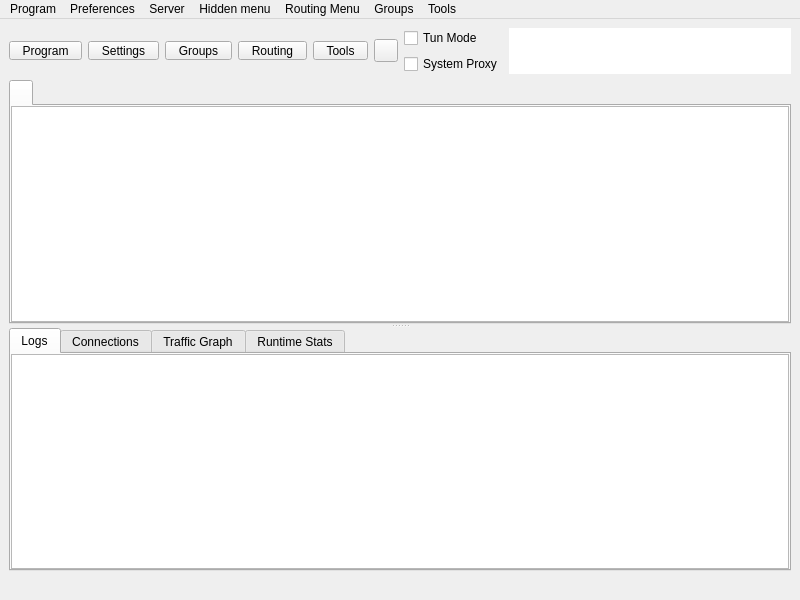
<?xml version="1.0" encoding="UTF-8"?>
<ui version="4.0">
 <class>MainWindow</class>
 <widget class="QMainWindow" name="MainWindow">
  <property name="geometry">
   <rect>
    <x>0</x>
    <y>0</y>
    <width>800</width>
    <height>600</height>
   </rect>
  </property>
  <property name="minimumSize">
   <size>
    <width>800</width>
    <height>600</height>
   </size>
  </property>
  <property name="windowTitle">
   <string notr="true">Throne</string>
  </property>
  <widget class="QWidget" name="centralwidget">
   <layout class="QVBoxLayout" name="verticalLayout_3" stretch="0,1,0">
    <item>
     <layout class="QHBoxLayout" name="horizontalLayout_2">
      <item>
       <widget class="QToolButton" name="toolButton_program">
        <property name="minimumSize">
         <size>
          <width>0</width>
          <height>0</height>
         </size>
        </property>
        <property name="styleSheet">
         <string notr="true">QToolButton {
    padding-left: 8px;
    padding-right: 8px;
}

/* The indicator shares the bottom row with the label (ToolButtonTextUnderIcon),
   so the widest button in any language is the tight one -- its text runs closest
   to the arrow. It fits because the drawn chevron only occupies the middle of
   its 16px subcontrol box, leaving ~14px clear at the button edge against the
   label's ~14.5px of slack. Don't pad the buttons to &quot;fix&quot; this: that widens
   all five for a gap only one of them ever needs (#1665). If a future
   translation looks cramped here, check that label first. */
QToolButton::menu-indicator {
    subcontrol-origin: border;
    subcontrol-position: bottom right;
    right: 2px;
    bottom: 3px;
}</string>
        </property>
        <property name="text">
         <string>Program</string>
        </property>
        <property name="icon">
         <iconset resource="../../res/Throne.qrc">
          <normaloff>:/icon/b-system-run.png</normaloff>:/icon/b-system-run.png</iconset>
        </property>
        <property name="iconSize">
         <size>
          <width>24</width>
          <height>24</height>
         </size>
        </property>
        <property name="popupMode">
         <enum>QToolButton::ToolButtonPopupMode::InstantPopup</enum>
        </property>
        <property name="toolButtonStyle">
         <enum>Qt::ToolButtonStyle::ToolButtonTextUnderIcon</enum>
        </property>
       </widget>
      </item>
      <item>
       <widget class="QToolButton" name="toolButton_preferences">
        <property name="minimumSize">
         <size>
          <width>0</width>
          <height>0</height>
         </size>
        </property>
        <property name="styleSheet">
         <string notr="true">QToolButton {
    padding-left: 8px;
    padding-right: 8px;
}

/* The indicator shares the bottom row with the label (ToolButtonTextUnderIcon),
   so the widest button in any language is the tight one -- its text runs closest
   to the arrow. It fits because the drawn chevron only occupies the middle of
   its 16px subcontrol box, leaving ~14px clear at the button edge against the
   label's ~14.5px of slack. Don't pad the buttons to &quot;fix&quot; this: that widens
   all five for a gap only one of them ever needs (#1665). If a future
   translation looks cramped here, check that label first. */
QToolButton::menu-indicator {
    subcontrol-origin: border;
    subcontrol-position: bottom right;
    right: 2px;
    bottom: 3px;
}</string>
        </property>
        <property name="text">
         <string>Settings</string>
        </property>
        <property name="icon">
         <iconset resource="../../res/Throne.qrc">
          <normaloff>:/icon/b-preferences.png</normaloff>:/icon/b-preferences.png</iconset>
        </property>
        <property name="iconSize">
         <size>
          <width>24</width>
          <height>24</height>
         </size>
        </property>
        <property name="popupMode">
         <enum>QToolButton::ToolButtonPopupMode::InstantPopup</enum>
        </property>
        <property name="toolButtonStyle">
         <enum>Qt::ToolButtonStyle::ToolButtonTextUnderIcon</enum>
        </property>
       </widget>
      </item>
      <item>
       <widget class="QToolButton" name="toolButton_testing">
        <property name="minimumSize">
         <size>
          <width>0</width>
          <height>0</height>
         </size>
        </property>
        <property name="styleSheet">
         <string notr="true">QToolButton {
    padding-left: 8px;
    padding-right: 8px;
}

/* The indicator shares the bottom row with the label (ToolButtonTextUnderIcon),
   so the widest button in any language is the tight one -- its text runs closest
   to the arrow. It fits because the drawn chevron only occupies the middle of
   its 16px subcontrol box, leaving ~14px clear at the button edge against the
   label's ~14.5px of slack. Don't pad the buttons to &quot;fix&quot; this: that widens
   all five for a gap only one of them ever needs (#1665). If a future
   translation looks cramped here, check that label first. */
QToolButton::menu-indicator {
    subcontrol-origin: border;
    subcontrol-position: bottom right;
    right: 2px;
    bottom: 3px;
}</string>
        </property>
        <property name="text">
         <string>Groups</string>
        </property>
        <property name="icon">
         <iconset resource="../../res/Throne.qrc">
          <normaloff>:/icon/b-testing-button.png</normaloff>:/icon/b-testing-button.png</iconset>
        </property>
        <property name="iconSize">
         <size>
          <width>24</width>
          <height>24</height>
         </size>
        </property>
        <property name="popupMode">
         <enum>QToolButton::ToolButtonPopupMode::InstantPopup</enum>
        </property>
        <property name="toolButtonStyle">
         <enum>Qt::ToolButtonStyle::ToolButtonTextUnderIcon</enum>
        </property>
       </widget>
      </item>
      <item>
       <widget class="QToolButton" name="toolButton_routing">
        <property name="minimumSize">
         <size>
          <width>0</width>
          <height>0</height>
         </size>
        </property>
        <property name="styleSheet">
         <string notr="true">QToolButton {
    padding-left: 8px;
    padding-right: 8px;
}

/* The indicator shares the bottom row with the label (ToolButtonTextUnderIcon),
   so the widest button in any language is the tight one -- its text runs closest
   to the arrow. It fits because the drawn chevron only occupies the middle of
   its 16px subcontrol box, leaving ~14px clear at the button edge against the
   label's ~14.5px of slack. Don't pad the buttons to &quot;fix&quot; this: that widens
   all five for a gap only one of them ever needs (#1665). If a future
   translation looks cramped here, check that label first. */
QToolButton::menu-indicator {
    subcontrol-origin: border;
    subcontrol-position: bottom right;
    right: 2px;
    bottom: 3px;
}</string>
        </property>
        <property name="text">
         <string>Routing</string>
        </property>
        <property name="icon">
         <iconset resource="../../res/Throne.qrc">
          <normaloff>:/icon/b-network-routing.png</normaloff>:/icon/b-network-routing.png</iconset>
        </property>
        <property name="iconSize">
         <size>
          <width>24</width>
          <height>24</height>
         </size>
        </property>
        <property name="popupMode">
         <enum>QToolButton::ToolButtonPopupMode::InstantPopup</enum>
        </property>
        <property name="toolButtonStyle">
         <enum>Qt::ToolButtonStyle::ToolButtonTextUnderIcon</enum>
        </property>
       </widget>
      </item>
      <item>
       <widget class="QToolButton" name="toolButton_tools">
        <property name="minimumSize">
         <size>
          <width>0</width>
          <height>0</height>
         </size>
        </property>
        <property name="styleSheet">
         <string notr="true">QToolButton {
    padding-left: 8px;
    padding-right: 8px;
}

/* The indicator shares the bottom row with the label (ToolButtonTextUnderIcon),
   so the widest button in any language is the tight one -- its text runs closest
   to the arrow. It fits because the drawn chevron only occupies the middle of
   its 16px subcontrol box, leaving ~14px clear at the button edge against the
   label's ~14.5px of slack. Don't pad the buttons to &quot;fix&quot; this: that widens
   all five for a gap only one of them ever needs (#1665). If a future
   translation looks cramped here, check that label first. */
QToolButton::menu-indicator {
    subcontrol-origin: border;
    subcontrol-position: bottom right;
    right: 2px;
    bottom: 3px;
}</string>
        </property>
        <property name="text">
         <string>Tools</string>
        </property>
        <property name="icon">
         <iconset resource="../../res/Throne.qrc">
          <normaloff>:/icon/b-tools-button.png</normaloff>:/icon/b-tools-button.png</iconset>
        </property>
        <property name="iconSize">
         <size>
          <width>24</width>
          <height>24</height>
         </size>
        </property>
        <property name="popupMode">
         <enum>QToolButton::ToolButtonPopupMode::InstantPopup</enum>
        </property>
        <property name="toolButtonStyle">
         <enum>Qt::ToolButtonStyle::ToolButtonTextUnderIcon</enum>
        </property>
       </widget>
      </item>
      <item>
       <widget class="StartStopButton" name="toolButton_startstop">
        <property name="focusPolicy">
         <enum>Qt::FocusPolicy::NoFocus</enum>
        </property>
        <property name="text">
         <string/>
        </property>
       </widget>
      </item>
      <item>
       <layout class="QVBoxLayout" name="verticalLayout_4">
        <item>
         <spacer name="verticalSpacer_modes_top">
          <property name="orientation">
           <enum>Qt::Orientation::Vertical</enum>
          </property>
          <property name="sizeHint" stdset="0">
           <size>
            <width>0</width>
            <height>0</height>
           </size>
          </property>
         </spacer>
        </item>
        <item>
         <widget class="QCheckBox" name="checkBox_VPN">
          <property name="sizePolicy">
           <sizepolicy hsizetype="Minimum" vsizetype="Minimum">
            <horstretch>0</horstretch>
            <verstretch>0</verstretch>
           </sizepolicy>
          </property>
          <property name="text">
           <string>Tun Mode</string>
          </property>
         </widget>
        </item>
        <item>
         <widget class="QCheckBox" name="checkBox_SystemProxy">
          <property name="text">
           <string>System Proxy</string>
          </property>
         </widget>
        </item>
        <item>
         <spacer name="verticalSpacer_modes_bottom">
          <property name="orientation">
           <enum>Qt::Orientation::Vertical</enum>
          </property>
          <property name="sizeHint" stdset="0">
           <size>
            <width>0</width>
            <height>0</height>
           </size>
          </property>
         </spacer>
        </item>
       </layout>
      </item>
      <item>
       <widget class="QTextBrowser" name="data_view">
        <property name="enabled">
         <bool>true</bool>
        </property>
        <property name="sizePolicy">
         <sizepolicy hsizetype="Expanding" vsizetype="Ignored">
          <horstretch>0</horstretch>
          <verstretch>0</verstretch>
         </sizepolicy>
        </property>
        <property name="minimumSize">
         <size>
          <width>0</width>
          <height>0</height>
         </size>
        </property>
        <property name="mouseTracking">
         <bool>false</bool>
        </property>
        <property name="focusPolicy">
         <enum>Qt::FocusPolicy::NoFocus</enum>
        </property>
        <property name="contextMenuPolicy">
         <enum>Qt::ContextMenuPolicy::NoContextMenu</enum>
        </property>
        <property name="acceptDrops">
         <bool>false</bool>
        </property>
        <property name="frameShape">
         <enum>QFrame::Shape::NoFrame</enum>
        </property>
        <property name="frameShadow">
         <enum>QFrame::Shadow::Sunken</enum>
        </property>
        <property name="verticalScrollBarPolicy">
         <enum>Qt::ScrollBarPolicy::ScrollBarAlwaysOff</enum>
        </property>
        <property name="horizontalScrollBarPolicy">
         <enum>Qt::ScrollBarPolicy::ScrollBarAlwaysOff</enum>
        </property>
        <property name="textInteractionFlags">
         <set>Qt::TextInteractionFlag::LinksAccessibleByKeyboard|Qt::TextInteractionFlag::LinksAccessibleByMouse</set>
        </property>
       </widget>
      </item>
     </layout>
    </item>
    <item>
     <widget class="QSplitter" name="splitter">
      <property name="orientation">
       <enum>Qt::Orientation::Vertical</enum>
      </property>
      <widget class="QTabWidget" name="tabWidget">
       <property name="currentIndex">
        <number>0</number>
       </property>
       <property name="documentMode">
        <bool>false</bool>
       </property>
       <property name="movable">
        <bool>true</bool>
       </property>
       <widget class="QWidget" name="widget1">
        <attribute name="title">
         <string/>
        </attribute>
        <layout class="QVBoxLayout" name="verticalLayout_tab1">
         <property name="leftMargin">
          <number>0</number>
         </property>
         <property name="topMargin">
          <number>0</number>
         </property>
         <property name="rightMargin">
          <number>0</number>
         </property>
         <property name="bottomMargin">
          <number>0</number>
         </property>
         <property name="spacing">
          <number>0</number>
         </property>
         <item>
          <widget class="ProfilesTableView" name="profilesTableView">
           <property name="contextMenuPolicy">
            <enum>Qt::ContextMenuPolicy::CustomContextMenu</enum>
           </property>
           <property name="editTriggers">
            <set>QAbstractItemView::EditTrigger::NoEditTriggers</set>
           </property>
           <property name="alternatingRowColors">
            <bool>true</bool>
           </property>
           <property name="selectionBehavior">
            <enum>QAbstractItemView::SelectionBehavior::SelectRows</enum>
           </property>
           <property name="horizontalScrollMode">
            <enum>QAbstractItemView::ScrollMode::ScrollPerPixel</enum>
           </property>
           <property name="wordWrap">
            <bool>false</bool>
           </property>
           <attribute name="horizontalHeaderMinimumSectionSize">
            <number>16</number>
           </attribute>
           <attribute name="horizontalHeaderHighlightSections">
            <bool>false</bool>
           </attribute>
           <attribute name="horizontalHeaderShowSortIndicator" stdset="0">
            <bool>false</bool>
           </attribute>
           <attribute name="verticalHeaderDefaultSectionSize">
            <number>30</number>
           </attribute>
          </widget>
         </item>
        </layout>
       </widget>
      </widget>
      <widget class="QWidget" name="aaaaaaaaaaaaaaaaaa">
       <layout class="QVBoxLayout" name="aaaaaaaaaaaa" stretch="0">
        <item>
         <widget class="QWidget" name="down_tab" native="true">
          <layout class="QVBoxLayout" name="verticalLayout">
           <property name="spacing">
            <number>0</number>
           </property>
           <property name="leftMargin">
            <number>0</number>
           </property>
           <property name="topMargin">
            <number>0</number>
           </property>
           <property name="rightMargin">
            <number>0</number>
           </property>
           <property name="bottomMargin">
            <number>0</number>
           </property>
           <item>
            <widget class="QTabWidget" name="stats_widget">
             <property name="autoFillBackground">
              <bool>true</bool>
             </property>
             <property name="tabPosition">
              <enum>QTabWidget::TabPosition::North</enum>
             </property>
             <property name="tabShape">
              <enum>QTabWidget::TabShape::Rounded</enum>
             </property>
             <property name="currentIndex">
              <number>0</number>
             </property>
             <property name="elideMode">
              <enum>Qt::TextElideMode::ElideNone</enum>
             </property>
             <property name="usesScrollButtons">
              <bool>true</bool>
             </property>
             <property name="documentMode">
              <bool>false</bool>
             </property>
             <property name="tabsClosable">
              <bool>false</bool>
             </property>
             <property name="movable">
              <bool>true</bool>
             </property>
             <property name="tabBarAutoHide">
              <bool>false</bool>
             </property>
             <widget class="QWidget" name="Logs">
              <property name="enabled">
               <bool>true</bool>
              </property>
              <attribute name="title">
               <string>Logs</string>
              </attribute>
              <layout class="QHBoxLayout" name="horizontalLayout_3" stretch="0">
               <property name="spacing">
                <number>0</number>
               </property>
               <property name="sizeConstraint">
                <enum>QLayout::SizeConstraint::SetDefaultConstraint</enum>
               </property>
               <property name="leftMargin">
                <number>0</number>
               </property>
               <property name="topMargin">
                <number>0</number>
               </property>
               <property name="rightMargin">
                <number>0</number>
               </property>
               <property name="bottomMargin">
                <number>0</number>
               </property>
               <item>
                <widget class="QTextBrowser" name="masterLogBrowser">
                 <property name="contextMenuPolicy">
                  <enum>Qt::ContextMenuPolicy::CustomContextMenu</enum>
                 </property>
                 <property name="openLinks">
                  <bool>false</bool>
                 </property>
                </widget>
               </item>
              </layout>
             </widget>
             <widget class="QWidget" name="connections_tab">
              <attribute name="title">
               <string>Connections</string>
              </attribute>
              <layout class="QHBoxLayout" name="horizontalLayout_4">
               <property name="spacing">
                <number>0</number>
               </property>
               <property name="sizeConstraint">
                <enum>QLayout::SizeConstraint::SetDefaultConstraint</enum>
               </property>
               <property name="leftMargin">
                <number>0</number>
               </property>
               <property name="topMargin">
                <number>0</number>
               </property>
               <property name="rightMargin">
                <number>0</number>
               </property>
               <property name="bottomMargin">
                <number>0</number>
               </property>
               <item>
                <widget class="QTreeView" name="connections">
                 <property name="autoFillBackground">
                  <bool>false</bool>
                 </property>
                </widget>
               </item>
              </layout>
             </widget>
             <widget class="QWidget" name="graph_tab">
              <attribute name="title">
               <string>Traffic Graph</string>
              </attribute>
              <layout class="QHBoxLayout" name="horizontalLayout_6">
               <property name="spacing">
                <number>0</number>
               </property>
               <property name="sizeConstraint">
                <enum>QLayout::SizeConstraint::SetDefaultConstraint</enum>
               </property>
               <property name="leftMargin">
                <number>0</number>
               </property>
               <property name="topMargin">
                <number>0</number>
               </property>
               <property name="rightMargin">
                <number>0</number>
               </property>
               <property name="bottomMargin">
                <number>0</number>
               </property>
              </layout>
             </widget>
             <widget class="QWidget" name="runtime_tab">
              <attribute name="title">
               <string>Runtime Stats</string>
              </attribute>
              <layout class="QHBoxLayout" name="horizontalLayout_7">
               <property name="spacing">
                <number>0</number>
               </property>
               <property name="sizeConstraint">
                <enum>QLayout::SizeConstraint::SetDefaultConstraint</enum>
               </property>
               <property name="leftMargin">
                <number>0</number>
               </property>
               <property name="topMargin">
                <number>0</number>
               </property>
               <property name="rightMargin">
                <number>0</number>
               </property>
               <property name="bottomMargin">
                <number>0</number>
               </property>
              </layout>
             </widget>
            </widget>
           </item>
          </layout>
         </widget>
        </item>
       </layout>
      </widget>
     </widget>
    </item>
    <item>
     <layout class="QHBoxLayout" name="horizontalLayout">
      <item>
       <widget class="QLabel" name="label_running">
        <property name="text">
         <string/>
        </property>
       </widget>
      </item>
      <item>
       <widget class="QLabel" name="label_inbound">
        <property name="text">
         <string/>
        </property>
        <property name="alignment">
         <set>Qt::AlignmentFlag::AlignLeading|Qt::AlignmentFlag::AlignLeft|Qt::AlignmentFlag::AlignVCenter</set>
        </property>
       </widget>
      </item>
      <item>
       <widget class="QLabel" name="label_speed">
        <property name="text">
         <string/>
        </property>
        <property name="alignment">
         <set>Qt::AlignmentFlag::AlignLeading|Qt::AlignmentFlag::AlignLeft|Qt::AlignmentFlag::AlignVCenter</set>
        </property>
       </widget>
      </item>
     </layout>
    </item>
   </layout>
  </widget>
  <widget class="QMenuBar" name="menubar">
   <property name="geometry">
    <rect>
     <x>0</x>
     <y>0</y>
     <width>800</width>
     <height>25</height>
    </rect>
   </property>
   <widget class="QMenu" name="menu_program">
    <property name="title">
     <string>Program</string>
    </property>
    <addaction name="actionHide_window"/>
    <addaction name="separator"/>
    <addaction name="menu_add_from_input"/>
    <addaction name="menu_add_from_clipboard"/>
    <addaction name="actionAdd_profile_from_File"/>
    <addaction name="menu_scan_qr"/>
    <addaction name="separator"/>
    <addaction name="actionStart_with_system"/>
    <addaction name="actionRemember_last_proxy"/>
    <addaction name="actionAllow_LAN"/>
    <addaction name="separator"/>
    <addaction name="actionCheck_For_Update"/>
    <addaction name="actionAbout"/>
    <addaction name="separator"/>
    <addaction name="actionRestart_Proxy"/>
    <addaction name="actionRestart_Program"/>
    <addaction name="menu_exit"/>
   </widget>
   <widget class="QMenu" name="menu_preferences">
    <property name="title">
     <string>Preferences</string>
    </property>
    <addaction name="menu_basic_settings"/>
    <addaction name="menu_routing_settings"/>
    <addaction name="menu_vpn_settings"/>
    <addaction name="menu_preset_settings"/>
    <addaction name="menu_hotkey_settings"/>
    <addaction name="menu_open_config_folder"/>
   </widget>
   <widget class="QMenu" name="menu_server">
    <property name="title">
     <string>Server</string>
    </property>
    <widget class="QMenu" name="menu_share_item">
     <property name="title">
      <string>Share</string>
     </property>
     <addaction name="menu_qr"/>
     <addaction name="menu_export_config"/>
     <addaction name="actionExport_Xray_config"/>
     <addaction name="separator"/>
     <addaction name="menu_copy_links"/>
     <addaction name="menu_copy_links_nkr"/>
     <addaction name="actionCopy_Test_Result"/>
    </widget>
    <addaction name="menu_add_from_input"/>
    <addaction name="menu_add_from_clipboard"/>
    <addaction name="actionAdd_profile_from_File"/>
    <addaction name="menu_scan_qr"/>
    <addaction name="separator"/>
    <addaction name="menu_start"/>
    <addaction name="menu_stop"/>
    <addaction name="menu_share_item"/>
    <addaction name="menu_delete"/>
    <addaction name="separator"/>
    <addaction name="menu_select_all"/>
    <addaction name="menu_clone"/>
    <addaction name="separator"/>
    <addaction name="actionUrl_Test_Selected"/>
    <addaction name="actionSpeedtest_Selected"/>
    <addaction name="actionResolve_Selected_Out_IP"/>
    <addaction name="menu_resolve_selected"/>
    <addaction name="actionClear_Test_Result"/>
    <addaction name="menu_reset_traffic"/>
   </widget>
   <widget class="QMenu" name="menuHidden_menu">
    <property name="title">
     <string>Hidden menu</string>
    </property>
    <widget class="QMenu" name="menu_spmode">
     <property name="title">
      <string>Operation Mode</string>
     </property>
     <addaction name="menu_spmode_system_proxy"/>
     <addaction name="menu_spmode_vpn"/>
    </widget>
    <addaction name="menu_update_subscription"/>
    <addaction name="menu_resolve_domain"/>
    <addaction name="menu_remove_invalid"/>
    <addaction name="actionUrl_Test_Group"/>
    <addaction name="menu_remove_unavailable"/>
    <addaction name="menu_clear_test_result"/>
    <addaction name="menu_delete_repeat"/>
    <addaction name="actionSpeedtest_Group"/>
    <addaction name="actionResolve_Out_IP"/>
    <addaction name="actionRefresh_Column_Widths"/>
    <addaction name="menu_spmode"/>
   </widget>
   <widget class="QMenu" name="menuRouting_Menu">
    <property name="title">
     <string>Routing Menu</string>
    </property>
   </widget>
   <widget class="QMenu" name="menuTools">
    <property name="title">
     <string>Tools</string>
    </property>
    <addaction name="actionAuto_Selector"/>
    <addaction name="menu_open_dashboard"/>
    <addaction name="actionSpeedtest_Current"/>
    <addaction name="separator"/>
    <addaction name="menu_otp_manager"/>
    <addaction name="menu_scanner"/>
    <addaction name="separator"/>
    <addaction name="actionTraffic_Stats"/>
   </widget>
   <widget class="QMenu" name="menuTesting">
    <property name="title">
     <string>Groups</string>
    </property>
    <widget class="QMenu" name="menu_clean_up">
     <property name="title">
      <string>Clean up</string>
     </property>
     <addaction name="menu_delete_repeat"/>
     <addaction name="menu_remove_unavailable"/>
     <addaction name="menu_remove_invalid"/>
     <addaction name="menu_remove_insecure"/>
    </widget>
    <addaction name="menu_manage_groups"/>
    <addaction name="actionAdd_New_Group"/>
    <addaction name="actionEdit_Group"/>
    <addaction name="actionDelete_Group"/>
    <addaction name="separator"/>
    <addaction name="actionUrl_Test_Group"/>
    <addaction name="actionSpeedtest_Group"/>
    <addaction name="actionResolve_Out_IP"/>
    <addaction name="menu_resolve_domain"/>
    <addaction name="menu_clear_test_result"/>
    <addaction name="separator"/>
    <addaction name="menu_update_subscription"/>
    <addaction name="actionUpdate_All_Subscriptions"/>
    <addaction name="menu_clean_up"/>
    <addaction name="separator"/>
   </widget>
   <addaction name="menu_program"/>
   <addaction name="menu_preferences"/>
   <addaction name="menu_server"/>
   <addaction name="menuHidden_menu"/>
   <addaction name="menuRouting_Menu"/>
   <addaction name="menuTesting"/>
   <addaction name="menuTools"/>
  </widget>
  <action name="menu_exit">
   <property name="text">
    <string>Exit</string>
   </property>
  </action>
  <action name="actionShow_window">
   <property name="text">
    <string>Show Window</string>
   </property>
  </action>
  <action name="menu_basic_settings">
   <property name="text">
    <string>Basic Settings</string>
   </property>
  </action>
  <action name="menu_add_from_input">
   <property name="text">
    <string>New profile</string>
   </property>
   <property name="shortcut">
    <string notr="true">Ctrl+N</string>
   </property>
  </action>
  <action name="menu_manage_groups">
   <property name="text">
    <string>Manage Groups</string>
   </property>
  </action>
  <action name="menu_start">
   <property name="text">
    <string>Start</string>
   </property>
   <property name="shortcut">
    <string notr="true">Return</string>
   </property>
  </action>
  <action name="menu_stop">
   <property name="text">
    <string>Stop</string>
   </property>
   <property name="shortcut">
    <string notr="true">Ctrl+S</string>
   </property>
  </action>
  <action name="menu_routing_settings">
   <property name="text">
    <string>Routing Settings</string>
   </property>
  </action>
  <action name="menu_add_from_clipboard">
   <property name="text">
    <string>Add profile from clipboard</string>
   </property>
   <property name="shortcut">
    <string notr="true">Ctrl+V</string>
   </property>
  </action>
  <action name="menu_delete">
   <property name="text">
    <string>Delete</string>
   </property>
   <property name="shortcut">
    <string notr="true">Del</string>
   </property>
  </action>
  <action name="menu_profile_debug_info">
   <property name="text">
    <string>Debug Info</string>
   </property>
  </action>
  <action name="menu_qr">
   <property name="text">
    <string>QR Code and link</string>
   </property>
  </action>
  <action name="menu_copy_link">
   <property name="text">
    <string>Copy Link</string>
   </property>
  </action>
  <action name="menu_tcp_ping">
   <property name="text">
    <string notr="true">Tcp Ping</string>
   </property>
   <property name="shortcut">
    <string notr="true">Ctrl+Shift+T</string>
   </property>
  </action>
  <action name="menu_url_test">
   <property name="text">
    <string notr="true">Url Test</string>
   </property>
   <property name="shortcut">
    <string notr="true">Ctrl+Shift+U</string>
   </property>
  </action>
  <action name="menu_clear_test_result">
   <property name="text">
    <string>Clear Group test result</string>
   </property>
   <property name="shortcut">
    <string notr="true">Ctrl+Shift+C</string>
   </property>
  </action>
  <action name="menu_export_config">
   <property name="text">
    <string>Export Sing-box config</string>
   </property>
   <property name="shortcut">
    <string notr="true">Ctrl+E</string>
   </property>
  </action>
  <action name="menu_reset_traffic">
   <property name="text">
    <string>Reset Traffic</string>
   </property>
   <property name="shortcut">
    <string notr="true">Ctrl+R</string>
   </property>
  </action>
  <action name="menu_scan_qr">
   <property name="text">
    <string>Scan QR Code</string>
   </property>
   <property name="shortcut">
    <string notr="true">Ctrl+Shift+Q</string>
   </property>
  </action>
  <action name="menu_spmode_system_proxy">
   <property name="checkable">
    <bool>true</bool>
   </property>
   <property name="text">
    <string>System Proxy</string>
   </property>
  </action>
  <action name="menu_spmode_disabled">
   <property name="checkable">
    <bool>true</bool>
   </property>
   <property name="text">
    <string>Disable</string>
   </property>
  </action>
  <action name="menu_delete_repeat">
   <property name="text">
    <string>Remove Duplicates</string>
   </property>
   <property name="shortcut">
    <string notr="true">Ctrl+Shift+D</string>
   </property>
  </action>
  <action name="actionfake">
   <property name="text">
    <string>fake</string>
   </property>
   <property name="visible">
    <bool>false</bool>
   </property>
  </action>
  <action name="menu_move">
   <property name="text">
    <string>Move</string>
   </property>
   <property name="shortcut">
    <string notr="true">Ctrl+M</string>
   </property>
  </action>
  <action name="actionStart_with_system">
   <property name="checkable">
    <bool>true</bool>
   </property>
   <property name="text">
    <string>Start with system</string>
   </property>
  </action>
  <action name="actionRemember_last_proxy">
   <property name="checkable">
    <bool>true</bool>
   </property>
   <property name="text">
    <string>Remember last profile</string>
   </property>
  </action>
  <action name="actionAllow_LAN">
   <property name="checkable">
    <bool>true</bool>
   </property>
   <property name="text">
    <string>Allow other devices to connect</string>
   </property>
  </action>
  <action name="menu_remove_unavailable">
   <property name="text">
    <string>Remove Unavailable</string>
   </property>
   <property name="shortcut">
    <string notr="true">Ctrl+Shift+R</string>
   </property>
  </action>
  <action name="menu_full_test">
   <property name="text">
    <string>Full Test</string>
   </property>
   <property name="shortcut">
    <string notr="true">Ctrl+Shift+F</string>
   </property>
  </action>
  <action name="menu_hotkey_settings">
   <property name="text">
    <string>Hotkey Settings</string>
   </property>
  </action>
  <action name="menu_select_all">
   <property name="text">
    <string>Select All</string>
   </property>
   <property name="shortcut">
    <string notr="true">Ctrl+A</string>
   </property>
  </action>
  <action name="menu_copy_links_nkr">
   <property name="text">
    <string>Copy links of selected (Deep Links)</string>
   </property>
   <property name="shortcut">
    <string notr="true">Ctrl+Alt+C</string>
   </property>
  </action>
  <action name="actionfake_2">
   <property name="text">
    <string>fake</string>
   </property>
   <property name="visible">
    <bool>false</bool>
   </property>
  </action>
  <action name="actionfake_3">
   <property name="text">
    <string>fake</string>
   </property>
   <property name="visible">
    <bool>false</bool>
   </property>
  </action>
  <action name="menu_copy_links">
   <property name="text">
    <string>Copy links of selected</string>
   </property>
   <property name="shortcut">
    <string notr="true">Ctrl+C</string>
   </property>
  </action>
  <action name="menu_spmode_vpn">
   <property name="checkable">
    <bool>true</bool>
   </property>
   <property name="text">
    <string>Tun Mode</string>
   </property>
  </action>
  <action name="menu_clone">
   <property name="text">
    <string>Clone</string>
   </property>
   <property name="shortcut">
    <string notr="true">Ctrl+D</string>
   </property>
  </action>
  <action name="menu_update_subscription">
   <property name="text">
    <string>Update subscription</string>
   </property>
   <property name="shortcut">
    <string notr="true">Ctrl+U</string>
   </property>
   <property name="visible">
    <bool>true</bool>
   </property>
  </action>
  <action name="menu_resolve_domain">
   <property name="text">
    <string>Resolve Domain for group</string>
   </property>
   <property name="shortcut">
    <string notr="true">Ctrl+Shift+I</string>
   </property>
  </action>
  <action name="menu_vpn_settings">
   <property name="text">
    <string>Tun Settings</string>
   </property>
  </action>
  <action name="menu_preset_settings">
   <property name="text">
    <string>Preset Settings</string>
   </property>
  </action>
  <action name="menu_otp_manager">
   <property name="text">
    <string>OTP Manager</string>
   </property>
  </action>
  <action name="menu_scanner">
   <property name="text">
    <string>IP Scanner</string>
   </property>
  </action>
  <action name="actionRestart_Program">
   <property name="text">
    <string>Restart Program</string>
   </property>
  </action>
  <action name="menu_open_config_folder">
   <property name="text">
    <string>Open Config Folder</string>
   </property>
  </action>
  <action name="menu_open_dashboard">
   <property name="text">
    <string>Open Web dashboard</string>
   </property>
  </action>
  <action name="actionfake_4">
   <property name="text">
    <string notr="true">fake</string>
   </property>
   <property name="visible">
    <bool>false</bool>
   </property>
  </action>
  <action name="actionfake_5">
   <property name="text">
    <string notr="true">fake</string>
   </property>
   <property name="visible">
    <bool>false</bool>
   </property>
  </action>
  <action name="actionRestart_Proxy">
   <property name="text">
    <string>Restart Core</string>
   </property>
  </action>
  <action name="menu_stop_testing">
   <property name="text">
    <string>Stop Testing</string>
   </property>
   <property name="shortcut">
    <string notr="true">Ctrl+.</string>
   </property>
  </action>
  <action name="actionUrl_Test_Selected">
   <property name="text">
    <string>Url Test Selected</string>
   </property>
   <property name="shortcut">
    <string notr="true">Ctrl+Shift+S</string>
   </property>
   <property name="visible">
    <bool>true</bool>
   </property>
  </action>
  <action name="actionUrl_Test_Group">
   <property name="enabled">
    <bool>true</bool>
   </property>
   <property name="text">
    <string>Url Test Group</string>
   </property>
   <property name="shortcut">
    <string notr="true">Ctrl+Shift+G</string>
   </property>
   <property name="visible">
    <bool>true</bool>
   </property>
  </action>
  <action name="menu_resolve_selected">
   <property name="text">
    <string>Resolve Selected Domain</string>
   </property>
   <property name="visible">
    <bool>true</bool>
   </property>
  </action>
  <action name="menu_remove_invalid">
   <property name="text">
    <string>Remove Invalid</string>
   </property>
   <property name="shortcut">
    <string notr="true">Ctrl+Alt+I</string>
   </property>
   <property name="menuRole">
    <enum>QAction::MenuRole::TextHeuristicRole</enum>
   </property>
  </action>
  <action name="menu_remove_insecure">
   <property name="text">
    <string>Remove Insecure Configs</string>
   </property>
   <property name="menuRole">
    <enum>QAction::MenuRole::TextHeuristicRole</enum>
   </property>
  </action>
  <action name="menu_open_routing_manager">
   <property name="text">
    <string>Open Manager</string>
   </property>
  </action>
  <action name="actionSpeedtest_Current">
   <property name="text">
    <string>Speedtest Current</string>
   </property>
   <property name="shortcut">
    <string notr="true">F6</string>
   </property>
  </action>
  <action name="actionSpeedtest_Selected">
   <property name="text">
    <string>Speedtest Selected</string>
   </property>
   <property name="shortcut">
    <string notr="true">Ctrl+Shift+P</string>
   </property>
  </action>
  <action name="actionSpeedtest_Group">
   <property name="text">
    <string>Speedtest Group</string>
   </property>
   <property name="shortcut">
    <string notr="true">Ctrl+Alt+P</string>
   </property>
  </action>
  <action name="actionHide_window">
   <property name="text">
    <string>Hide window</string>
   </property>
   <property name="shortcut">
    <string notr="true">Ctrl+H</string>
   </property>
  </action>
  <action name="actionAdd_profile_from_File">
   <property name="text">
    <string>Add profile from File(s)</string>
   </property>
   <property name="shortcut">
    <string notr="true">Ctrl+O</string>
   </property>
  </action>
  <action name="actionResolve_Out_IP">
   <property name="text">
    <string>Resolve out IP for group</string>
   </property>
  </action>
  <action name="actionAdd_New_Group">
   <property name="text">
    <string>Add new Group</string>
   </property>
  </action>
  <action name="actionEdit_Group">
   <property name="text">
    <string>Edit current Group</string>
   </property>
  </action>
  <action name="actionDelete_Group">
   <property name="text">
    <string>Delete current Group</string>
   </property>
  </action>
  <action name="actionUpdate_All_Subscriptions">
   <property name="text">
    <string>Update all subscriptions</string>
   </property>
  </action>
  <action name="actionResolve_Selected_Out_IP">
   <property name="text">
    <string>Resolve Selected Out IP</string>
   </property>
  </action>
  <action name="actionRefresh_Column_Widths">
   <property name="text">
    <string>Refresh Column Widths</string>
   </property>
  </action>
  <action name="actionExport_Xray_config">
   <property name="text">
    <string>Export Xray config</string>
   </property>
  </action>
  <action name="actionCopy_Test_Result">
   <property name="text">
    <string>Copy Test Result</string>
   </property>
  </action>
  <action name="actionClear_Test_Result">
   <property name="text">
    <string>Clear Test Result</string>
   </property>
  </action>
  <action name="actionRuntime_Stats">
   <property name="text">
    <string>Runtime Stats</string>
   </property>
  </action>
  <action name="actionAuto_Selector">
   <property name="text">
    <string>Auto Selector Stats</string>
   </property>
   <property name="visible">
    <bool>false</bool>
   </property>
  </action>
  <action name="actionTraffic_Stats">
   <property name="text">
    <string>Traffic Stats</string>
   </property>
  </action>
  <action name="actionCheck_For_Update">
   <property name="text">
    <string>Check For Update</string>
   </property>
  </action>
  <action name="actionAbout">
   <property name="text">
    <string>About</string>
   </property>
  </action>
  <action name="actionUpdate_Rule_Sets">
   <property name="text">
    <string>Update Rule-Sets</string>
   </property>
  </action>
 </widget>
 <customwidgets>
  <customwidget>
   <class>ProfilesTableView</class>
   <extends>QTableView</extends>
   <header>include/ui/utils/ProfilesTableView.h</header>
  </customwidget>
  <customwidget>
   <class>StartStopButton</class>
   <extends>QToolButton</extends>
   <header>include/ui/widget/StartStopButton.hpp</header>
  </customwidget>
 </customwidgets>
 <resources>
  <include location="../../res/Throne.qrc"/>
 </resources>
 <connections/>
</ui>
